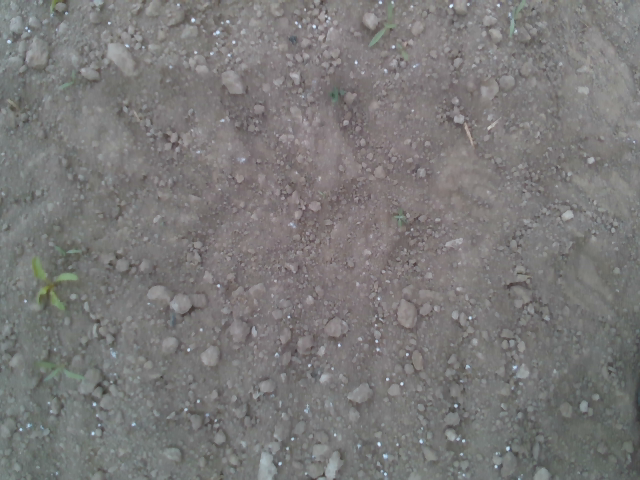
#> input picture images/000000.png, 640 x 480 px
$ python autoMosaic.py ../images out 3
#> lines starting #> are read from the running program, lines starting #| are printed output that depends on the picture
### scripts/homography.py
#!/usr/bin/env python
"""
/*%%%%%%%%%%%%%%%%%%%%%%%%%%%%%%%%%%%%%%%%%%%%%%%%%%%%%%%%%%
% Homography of Depth/IR image to an                        %
% RGB image usinf Keypoint detection                        %
% by: Alireza Ahmadi,                                       %
% University of Bonn- AI & Robotics Researcher              %
% Alireza.Ahmadi@uni-bonn.de                                %
% AlirezaAhmadi.xyz                                         %
%%%%%%%%%%%%%%%%%%%%%%%%%%%%%%%%%%%%%%%%%%%%%%%%%%%%%%%%%%*/
"""

import cv2 as cv
import numpy as np
from cv2 import Feature2D
from matplotlib import pyplot as plt

def warpTwoImages(img1, img2, H):
    '''warp img2 to img1 with homograph H'''
    h1,w1 = img1.shape[:2]
    h2,w2 = img2.shape[:2]
    pts1 = np.float32([[0,0],[0,h1],[w1,h1],[w1,0]]).reshape(-1,1,2)
    pts2 = np.float32([[0,0],[0,h2],[w2,h2],[w2,0]]).reshape(-1,1,2)
    pts2_ = cv.perspectiveTransform(pts2, H)
    pts = np.concatenate((pts1, pts2_), axis=0)
    [xmin, ymin] = np.int32(pts.min(axis=0).ravel() - 0.5)
    [xmax, ymax] = np.int32(pts.max(axis=0).ravel() + 0.5)
    t = [-xmin,-ymin]
    Ht = np.array([[1,0,t[0]],[0,1,t[1]],[0,0,1]]) # translate
    result = cv.warpPerspective(img2, Ht.dot(H), (xmax-xmin, ymax-ymin))
    result[t[1]:h1+t[1],t[0]:w1+t[0]] = img1

    # [6 lines of commented-out code are left out]
    return result


def homography(targetImage, sourceImage, minMatchPoint):

    # Initiate SIFT detector
    sift = cv.xfeatures2d.SIFT_create()
    # find the keypoints and descriptors with SIFT
    kp1, des1 = sift.detectAndCompute(targetImage,None)
    kp2, des2 = sift.detectAndCompute(sourceImage,None)
    result = []
    FLANN_INDEX_KDTREE = 1
    index_params = dict(algorithm = FLANN_INDEX_KDTREE, trees = 5)
    search_params = dict(checks = 50)
    flann = cv.FlannBasedMatcher(index_params, search_params)
    matches = flann.knnMatch(des1,des2,k=2)
    # store all the good matches as per Lowe's ratio test.
    good = []
    for m,n in matches:
        if m.distance < 0.7*n.distance:
            good.append(m)
    # print("Num of Pg:", len(good))
    # img=cv.drawKeypoints(targetImage,kp1,targetImage,flags=cv.DRAW_MATCHES_FLAGS_DRAW_RICH_KEYPOINTS)
    # cv.imshow('sift_keypoints',img)

    if len(good)>minMatchPoint:
        src_pts = np.float32([ kp1[m.queryIdx].pt for m in good ]).reshape(-1,1,2)
        dst_pts = np.float32([ kp2[m.trainIdx].pt for m in good ]).reshape(-1,1,2)
        M, mask = cv.findHomography(src_pts, dst_pts, cv.RANSAC,100.0)


        # [20 lines of commented-out code are left out]

    return M

### scripts/autoMosaic.py
#!/usr/bin/env python
"""
/*%%%%%%%%%%%%%%%%%%%%%%%%%%%%%%%%%%%%%%%%%%%%%%%%%%%%%%%%%%
% Homography of Depth/IR image to an                        %
% RGB image usinf Keypoint detection                        %
% by: Alireza Ahmadi,                                       %
% University of Bonn- AI & Robotics Researcher              %
% Alireza.Ahmadi@uni-bonn.de                                %
% AlirezaAhmadi.xyz                                         %
%%%%%%%%%%%%%%%%%%%%%%%%%%%%%%%%%%%%%%%%%%%%%%%%%%%%%%%%%%*/
"""

import os
import argparse
import glob
import cv2 as cv
import numpy as np
from cv2 import Feature2D
from matplotlib import pyplot as plt

import homography

MIN_MATCH_COUNT = 100

def argParser():
    parser = argparse.ArgumentParser(description="Register a Depth/IR image to an RGB image")
    parser.add_argument("dataset_dir", help="address of folder contaiing .png images")
    parser.add_argument("output_dir",  help="Output directory to save  registered image.")
    parser.add_argument("num",  type=int, help="number of images to warp.")
    # parser.add_argument("device", help="GPU or CPU.")
    return parser.parse_args()

def main():
    """Homography of Depth/IR image to an RGB image usinf Keypoint detection
    """
    args = argParser()


    result =[]
    imagesList = sorted( glob.glob( os.path.join( args.dataset_dir, '*.' + 'png' ) ) )
    print("Number of Loaded Images: ", len(imagesList))

    numOfImages = args.num
    if numOfImages == 0:
        numOfImages = len(imagesList)

    targetImage = cv.imread(imagesList[0])
#> targetImage is the input picture: shape (480, 640, 3); mean B, G, R 120, 120.5, 121.8


    for imageIndex in range(1,numOfImages):
        print("frameNum: ", imageIndex)
        sourceImage_adr = imagesList[imageIndex]
        sourceImage = cv.imread(sourceImage_adr)
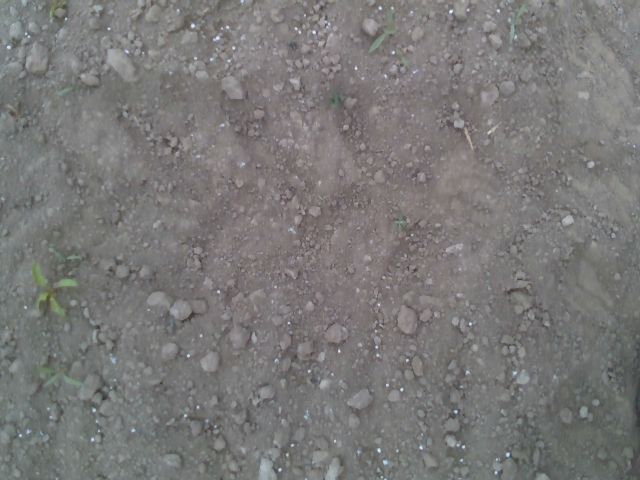
#> input picture images/000001.png, 640 x 480 px
#> sourceImage is the input picture: shape (480, 640, 3); mean B, G, R 119.9, 120.5, 121.8

        source_gray= cv.cvtColor(sourceImage, cv.COLOR_BGR2GRAY)
        target_gray= cv.cvtColor(targetImage, cv.COLOR_BGR2GRAY)

        M = homography.homography(target_gray, source_gray, minMatchPoint = MIN_MATCH_COUNT)
#> in homography, `kp1, des1 = sift.detectAndCompute(targetImage,None)`: kp1 = 1615 keypoints; strongest (x, y, size): (451, 6, 2.2), (402, 384, 2), (456, 406, 2.3), (379, 444, 2.3)
#> in homography, `kp2, des2 = sift.detectAndCompute(sourceImage,None)`: kp2 = 1654 keypoints; strongest (x, y, size): (451, 11, 2.3), (456, 412, 2.2), (402, 389, 2), (379, 450, 2.4)
#> in homography, `matches = flann.knnMatch(des1,des2,k=2)`: matches = 1615 matches
#> after the loop in homography, `for m,n in matches:`: good = 1130 matches
#> in homography, `src_pts = np.float32([ kp1[m.queryIdx].pt for m in good ]).reshape(-1,..`: src_pts = 1130 rows, first 8: [2.81, 367.1], [2.85, 193.7], [3.54, 111], [4.55, 226.2], [6.38, 328.7], [6.97, 52.85], [7.97, 228.4], [8.74, 100.6]
#> in homography, `dst_pts = np.float32([ kp2[m.trainIdx].pt for m in good ]).reshape(-1,..`: dst_pts = 1130 rows, first 8: [2.46, 372.8], [2.66, 198.7], [3.27, 115.8], [4.42, 231.7], [6.22, 334.7], [6.73, 58.54], [7.63, 234.2], [8.86, 106]
#> in homography, `M, mask = cv.findHomography(src_pts, dst_pts, cv.RANSAC,100.0)`: M = [[0.999, -0.00175, 0.186], [-0.000496, 0.999, 5.54], [-4.41e-07, -5.68e-06, 1]]; mask = 1130 values, max 1 at index 0, min 0 at index 428, mean 0.998
        result = homography.warpTwoImages(sourceImage, targetImage, M)
#> in warpTwoImages, `pts2_ = cv.perspectiveTransform(pts2, H)`: pts2_ = [[0.186, 5.54], [-0.655, 486.3], [640.6, 486.1], [639.7, 5.23]]
#> in warpTwoImages, `pts = np.concatenate((pts1, pts2_), axis=0)`: pts = [[0, 0], [0, 480], [640, 480], [640, 0], [0.186, 5.54], [-0.655, 486.3], [640.6, 486.1], [639.7, 5.23]]
#> in warpTwoImages, `[xmin, ymin] = np.int32(pts.min(axis=0).ravel() - 0.5)`: xmin = -1; ymin = 0
#> in warpTwoImages, `[xmax, ymax] = np.int32(pts.max(axis=0).ravel() + 0.5)`: xmax = 641; ymax = 486
#> in warpTwoImages, `t = [-xmin,-ymin]`: t = [1, 0]
#> in warpTwoImages, `Ht = np.array([[1,0,t[0]],[0,1,t[1]],[0,0,1]])`: Ht = [[1, 0, 1], [0, 1, 0], [0, 0, 1]]
#> in warpTwoImages, `result = cv.warpPerspective(img2, Ht.dot(H), (xmax-xmin, ymax-ymin))`:
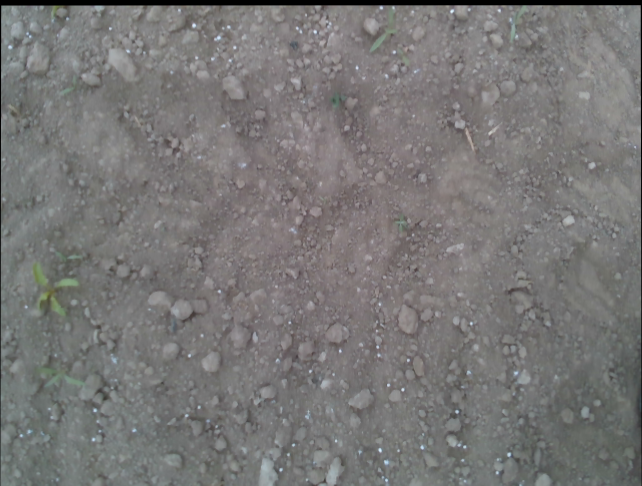
#> result: shape (486, 642, 3); mean B, G, R 118.4, 118.9, 120.1
        cv.namedWindow('image',cv.WINDOW_NORMAL)
        cv.resizeWindow('image', 600,600)
        cv.imshow('image', result)
        cv.waitKey(1)

        targetImage = result.copy()

    cv.imshow(args.output_dir, result)
    cv.waitKey()
    cv.destroyAllWindows()
    return

    # [5 lines of commented-out code are left out]

if __name__ == "__main__":
#> (the run stopped early here; a loop or call above may not have finished)
